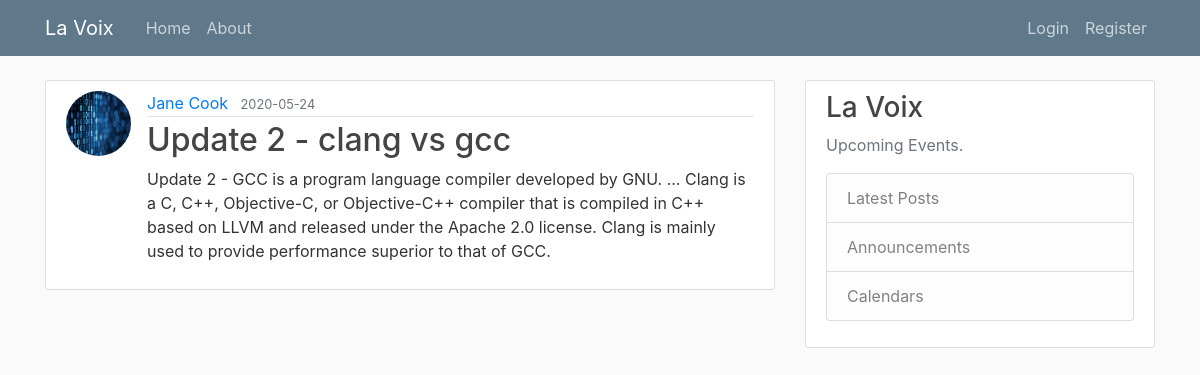
Screenshot of /post/2 with the database file from the repository.
### MyBlogApp/models.py (models this page shows)
class User(db.Model, UserMixin):
    id = db.Column(db.Integer, primary_key=True)
    username = db.Column(db.String(20), unique=True, nullable=False)
    email = db.Column(db.String(120), unique=True, nullable=False)
    image_file = db.Column(db.String(20), nullable=False, default='default.jpg')
    password = db.Column(db.String(60), nullable=False)
    posts = db.relationship('Post', backref='author')

class Post(db.Model):
    id= db.Column(db.Integer, primary_key=True)
    title = db.Column(db.String(100), nullable=False)
    date_posted = db.Column(db.DateTime, nullable=False, default=datetime.utcnow)
    content = db.Column(db.Text, nullable=False)
    user_id = db.Column(db.Integer, db.ForeignKey('user.id'), nullable=False)

### MyBlogApp/routes.py (the view)
@app.route("/post/<int:post_id>")
def post(post_id):
    post = Post.query.get_or_404(post_id)
    return render_template('post.html', title=post.title, post=post)

### MyBlogApp/templates/post.html (shortened to what this page needs)
{% extends 'layout.html' %}
{% block content %}
        <article class="media content-section">
            <img class="rounded-circle article-img" src="{{ url_for('static', filename='profile_pics/' + post.author.image_file) }}">
            <div class="media-body">
            <div class="article-metadata">
                <a class="mr-2" href="#">{{ post.author.username }}</a>
                <small class="text-muted">{{ post.date_posted.strftime('%Y-%m-%d') }}</small>
            </div>
            <h2 class="article-title">{{ post.title }}</h2>
            <p class="article-content">{{ post.content }}</p>
            </div>
        </article>
{% endblock content %}

### MyBlogApp/static/main.css (style rules this page uses)
body { background: #fafafa; color: #333333; margin-top: 5rem; }
h1, h2, h3, h4, h5, h6 { color: #444444; }
.content-section { background: #ffffff; padding: 10px 20px; border: 1px solid #dddddd; border-radius: 3px; margin-bottom: 20px; }
.article-title { color: #444444; }
.article-content { white-space: pre-line; }
.article-img { height: 65px; width: 65px; margin-right: 16px; }
.article-metadata { padding-bottom: 1px; margin-bottom: 4px; border-bottom: 1px solid #e3e3e3 }

### rows the page displays
User: image_file (placeholder picture), author.username "Jane Cook"
Post: date_posted "2020-05-24", title "Update 2 - clang vs gcc", content "Update 2 - GCC is a program language compiler developed by GNU. ... Clang is a C, C++, Objective-C, or Objective-C++ compiler that is compiled in C++ based on LLVM and released under the Apache 2.0 license. Clang is mainly used to provide performance superior to that of GCC."
